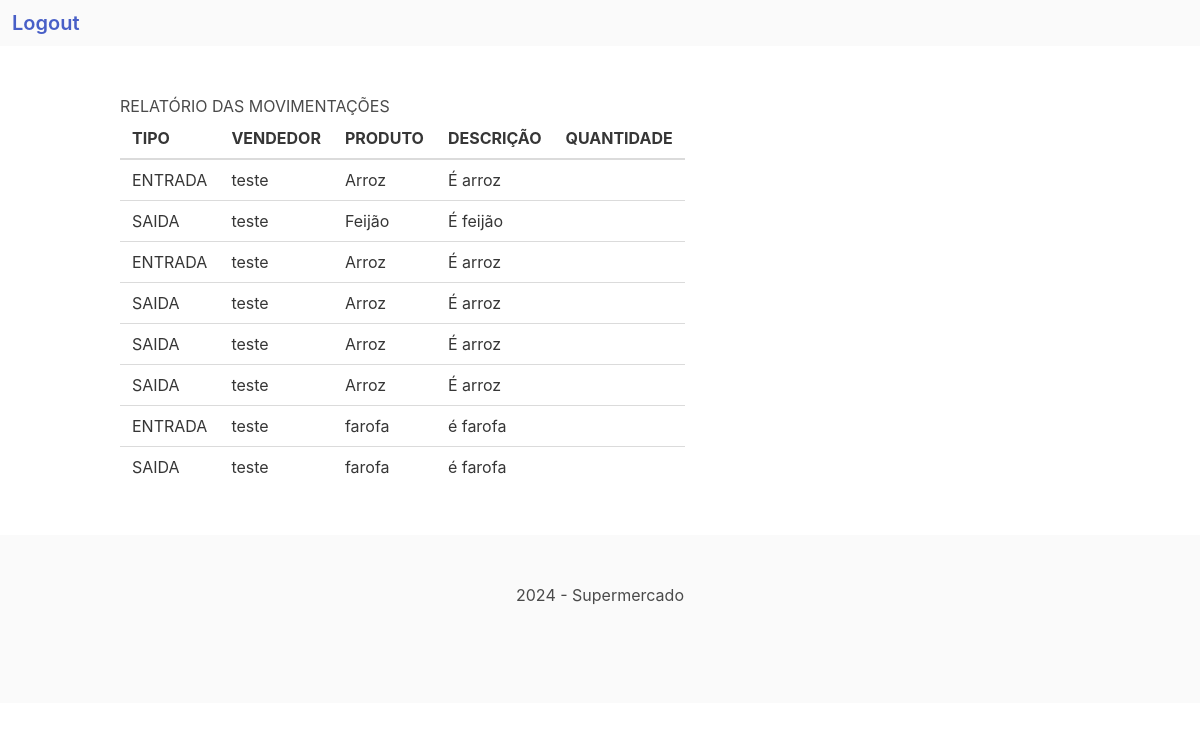
The app's page /Relatorio-movimentações/ (signed in) with its own data.
### transacao/models.py (models this page shows, shortened)
class Transacao(models.Model):
    tipo_de_transacao = models.CharField(verbose_name="Tipo de transação:", max_length=30, choices=TIPO_TRANSACAO)
    vendedor = models.ForeignKey(Vendedor, on_delete=models.CASCADE)
    gerente = models.ForeignKey(Gerente, on_delete=models.CASCADE)
    data = models.DateField("Data da transação", auto_now_add=True)
    class Meta:
        verbose_name = "Transação"
        verbose_name_plural = "Transações"
        db_table = "transacao"
    def __str__(self):
        return self.tipo_de_transacao

class ProdutosTransacao(models.Model):
    transacao = models.ForeignKey(Transacao, on_delete=models.CASCADE)
    produto = models.ForeignKey(Produto, on_delete=models.CASCADE)
    qtd_de_produtos = models.FloatField(verbose_name="Quantidade de produto:")
    class Meta:
        verbose_name = "Produto de Transação"
        verbose_name_plural = "Produtos de transações"
        db_table = "produtostransacao"

### usuarios/models.py (models this page shows, shortened)
class Vendedor(models.Model):
    pessoa = models.ForeignKey(Pessoa, on_delete=models.CASCADE)
    class Meta:
        verbose_name = "Vendedor"
        verbose_name_plural = "Vendedores"
        db_table = "vendedor"

class Pessoa(AbstractBaseUser, PermissionsMixin):
    nome = models.CharField(verbose_name="Nome completo:", max_length=194)
    status = models.CharField(verbose_name="Genero",
                              max_length=10, choices=STATUS_GENERO)
    email = models.EmailField(verbose_name="E-mail:",
                              unique=True, blank=False, null=False)
    cpf = models.CharField(verbose_name="CPF:", max_length=14,
                           unique=True, blank=False, null=False)
    data_de_cadastro = models.DateTimeField(
        verbose_name="Data do cadastro", auto_now_add=True)
    is_active = models.BooleanField(
        verbose_name="Usuário está ativo",
        default=True,
    )
    is_staff = models.BooleanField(
        verbose_name="Usuário é da equipe de desenvolvimento",
        default=False,
    )
    is_superuser = models.BooleanField(
        verbose_name="Usuário é um superusuário",
        default=False,
    )
    USERNAME_FIELD = "email"
    objects = UsuarioManager()
    class Meta:
        verbose_name = "Pessoa"
        verbose_name_plural = "Pessoas"
        db_table = "pessoa"
    def __str__(self):
        return self.nome

### estoque/models.py (models this page shows, shortened)
class Produto(models.Model):
    categoria = models.CharField(verbose_name="Categoria:", max_length=30, choices=TIPO_ALIMENTO)
    nome = models.CharField(verbose_name="Nome do produto:", max_length=194)
    descricao = models.TextField(verbose_name="Descrição do produto:", max_length=194, blank=False, null=False)
    class Meta:
        verbose_name = "Produto"
        verbose_name_plural = "Produtos"
        db_table = "produto"

### transacao/views.py (called while the page is built)
def relatorio_movimentacoes(request):
    listmovimentacoes = Transacao.objects.all()
    listrelatorio = []
    for aux in listmovimentacoes:
        listProdutosTransacao = ProdutosTransacao.objects.filter(
            transacao=aux)
        obj = {
            "movimentacao": aux,
            "Produtos": listProdutosTransacao
        }
        listrelatorio.append(obj)
    return render(request, "transacao/listar_movimentacoes.html", {"listrelatorio": listrelatorio})

### transacao/templates/transacao/listar_movimentacoes.html (shortened to what this page needs)
<!DOCTYPE html>
{% extends 'core/base.html' %}
{% block content %}
    <main class="container">
        <h1>RELATÓRIO DAS MOVIMENTAÇÕES</h1>
        {% if listrelatorio %}
            <table class="table table-striped">
                <thead>
                    <tr>
                        <th scope="col">TIPO</th>
                        <th scope="col">VENDEDOR</th>
                        <th scope="col">PRODUTO</th>
                        <th scope="col">DESCRIÇÃO</th>
                        <th scope="col">QUANTIDADE</th>
                    </tr>
                </thead>
                <tbody>
                {% for aux in listrelatorio %}
                    {% for x in aux.Produtos %}
                        <tr>
                            <td>{{aux.movimentacao}}</td>
                            <td>{{aux.movimentacao.vendedor.pessoa}}</td>
                            <td>{{x.produto.nome}}</td>
                            <td>{{x.produto.descricao}}</td>
                            <td>{{aux.qtd_de_produtos}}</td>
                        </tr>
                    {% endfor %}
                {% endfor %}
                </tbody>
            </table>
        {% endif%}
    </main>
{% endblock %}

### records on screen
Transacao: movimentacao "ENTRADA", movimentacao.vendedor.pessoa "teste"
ProdutosTransacao: produto.nome "Arroz", produto.descricao "É arroz"
Transacao: movimentacao "SAIDA", movimentacao.vendedor.pessoa "teste"
ProdutosTransacao: produto.nome "Feijão", produto.descricao "É feijão"
Transacao: movimentacao "ENTRADA", movimentacao.vendedor.pessoa "teste"
ProdutosTransacao: produto.nome "Arroz", produto.descricao "É arroz"
Transacao: movimentacao "SAIDA", movimentacao.vendedor.pessoa "teste"
ProdutosTransacao: produto.nome "Arroz", produto.descricao "É arroz"
Transacao: movimentacao "SAIDA", movimentacao.vendedor.pessoa "teste"
ProdutosTransacao: produto.nome "Arroz", produto.descricao "É arroz"
Transacao: movimentacao "SAIDA", movimentacao.vendedor.pessoa "teste"
ProdutosTransacao: produto.nome "Arroz", produto.descricao "É arroz"
Transacao: movimentacao "ENTRADA", movimentacao.vendedor.pessoa "teste"
ProdutosTransacao: produto.nome "farofa", produto.descricao "é farofa"
Transacao: movimentacao "SAIDA", movimentacao.vendedor.pessoa "teste"
ProdutosTransacao: produto.nome "farofa", produto.descricao "é farofa"
